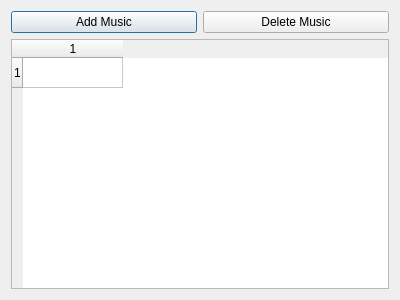
<?xml version="1.0" encoding="UTF-8"?>
<ui version="4.0">
 <class>addMusic</class>
 <widget class="QDialog" name="addMusic">
  <property name="geometry">
   <rect>
    <x>0</x>
    <y>0</y>
    <width>400</width>
    <height>300</height>
   </rect>
  </property>
  <property name="windowTitle">
   <string>Dialog</string>
  </property>
  <layout class="QGridLayout" name="gridLayout">
   <item row="0" column="0">
    <widget class="QPushButton" name="pushButton">
     <property name="text">
      <string>Add Music</string>
     </property>
    </widget>
   </item>
   <item row="0" column="1">
    <widget class="QPushButton" name="pushButton_2">
     <property name="text">
      <string>Delete Music</string>
     </property>
    </widget>
   </item>
   <item row="1" column="0" colspan="2">
    <widget class="QTableWidget" name="tableWidget">
     <row>
      <property name="text">
       <string>1</string>
      </property>
     </row>
     <column>
      <property name="text">
       <string>1</string>
      </property>
     </column>
     <item row="0" column="0">
      <property name="text">
       <string/>
      </property>
     </item>
    </widget>
   </item>
  </layout>
 </widget>
 <resources/>
 <connections/>
</ui>
